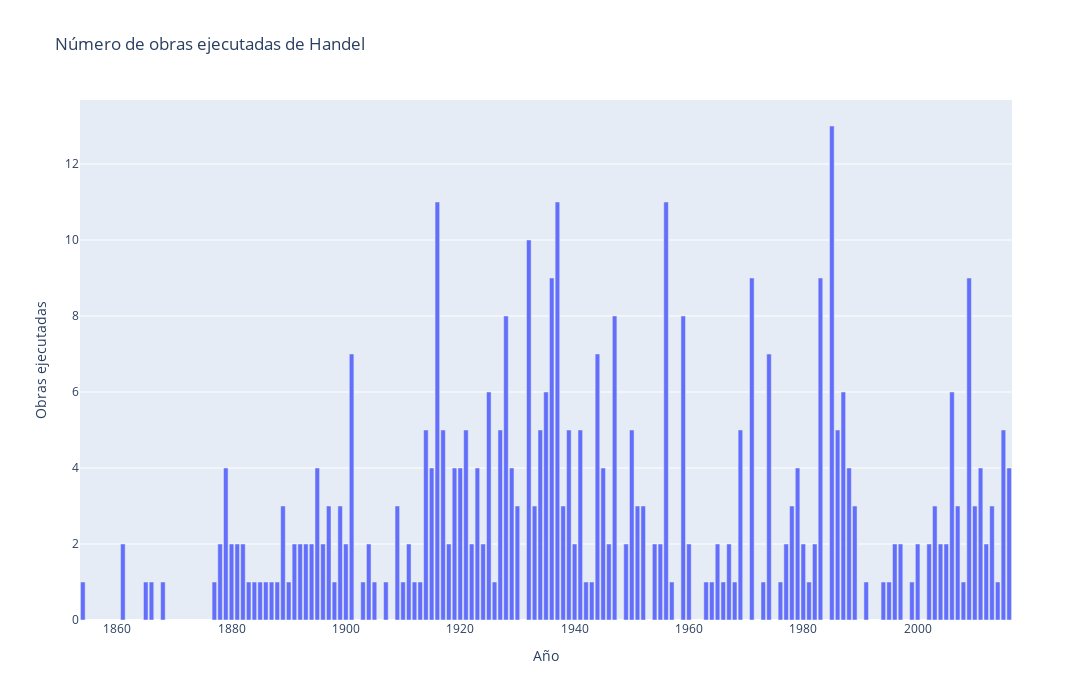

The notebook cell saved with this chart:
### Markdown cell above
### Cuando Mendelssohn redescubrió la música de Bach (aproximadamente en 1829) no se tocaba mucho, pero notamos que poco a poco fue subiendo su popularidad y su aceptación hasta llegar a auge aproximadamente en 1940

### Code cell
hist_comp('Handel')

### Figure 1 — Plotly figure (JSON) as saved in the notebook; plotly's stock layout.template omitted (floating-point values rounded to 4 significant figures)
{"data": [{"alignmentgroup": "True", "hovertemplate": "Año=%{x}<br>Obras ejecutadas=%{y}<extra></extra>", "legendgroup": "", "marker": {"color": "#636efa", "pattern": {"shape": ""}}, "name": "", "offsetgroup": "", "orientation": "v", "showlegend": false, "textposition": "auto", "type": "bar", "x": [1854, 1861, 1865, 1866, 1868, 1877, 1878, 1879, 1880, 1881, 1882, 1883, 1884, 1885, 1886, 1887, 1888, 1889, 1890, 1891, 1892, 1893, 1894, 1895, 1896, 1897, 1898, 1899, 1900, 1901, 1903, 1904, 1905, 1907, 1909, 1910, 1911, 1912, 1913, 1914, 1915, 1916, 1917, 1918, 1919, 1920, 1921, 1922, 1923, 1924, 1925, 1926, 1927, 1928, 1929, 1930, 1932, 1933, 1934, 1935, 1936, 1937, 1938, 1939, 1940, 1941, 1942, 1943, 1944, 1945, 1946, 1947, 1949, 1950, 1951, 1952, 1954, 1955, 1956, 1957, 1959, 1960, 1963, 1964, 1965, 1966, 1967, 1968, 1969, 1971, 1973, 1974, 1976, 1977, 1978, 1979, 1980, 1981, 1982, 1983, 1985, 1986, 1987, 1988, 1989, 1991, 1994, 1995, 1996, 1997, 1999, 2000, 2002, 2003, 2004, 2005, 2006, 2007, 2008, 2009, 2010, 2011, 2012, 2013, 2014, 2015, 2016], "xaxis": "x", "y": [1, 2, 1, 1, 1, 1, 2, 4, 2, 2, 2, 1, 1, 1, 1, 1, 1, 3, 1, 2, 2, 2, 2, 4, 2, 3, 1, 3, 2, 7, 1, 2, 1, 1, 3, 1, 2, 1, 1, 5, 4, 11, 5, 2, 4, 4, 5, 2, 4, 2, 6, 1, 5, 8, 4, 3, 10, 3, 5, 6, 9, 11, 3, 5, 2, 5, 1, 1, 7, 4, 2, 8, 2, 5, 3, 3, 2, 2, 11, 1, 8, 2, 1, 1, 2, 1, 2, 1, 5, 9, 1, 7, 1, 2, 3, 4, 2, 1, 2, 9, 13, 5, 6, 4, 3, 1, 1, 1, 2, 2, 1, 2, 2, 3, 2, 2, 6, 3, 1, 9, 3, 4, 2, 3, 1, 5, 4], "yaxis": "y"}], "layout": {"barmode": "relative", "height": 700, "legend": {"tracegroupgap": 0}, "title": {"text": "Número de obras ejecutadas de Handel"}, "width": 1400, "xaxis": {"anchor": "y", "domain": [0, 1], "title": {"text": "Año"}}, "yaxis": {"anchor": "x", "domain": [0, 1], "title": {"text": "Obras ejecutadas"}}}}
